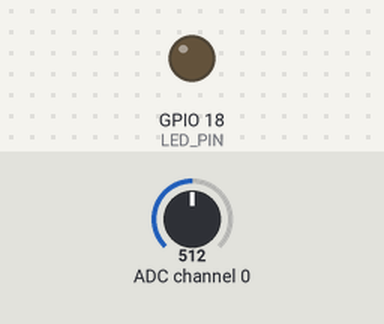
Bench run of a program on a simulated Raspberry Pi (BCM pin numbers). Parts: output pins drawn as LEDs (lit = HIGH). The test bench sets the inputs (shaded band); at power-on: ADC channel 0 = 512 (analog values on the 0–1023 scale).

Above: at 1.2 s.
1.3 s: ADC channel 0 set to 497
At 2.5 s:
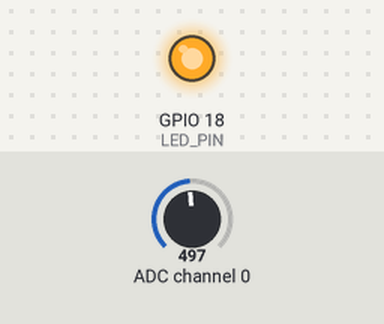
2.8 s: ADC channel 0 set to 522
At 3.7 s:
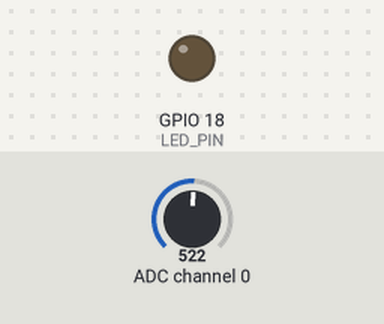
4.3 s: ADC channel 0 set to 511
At 4.9 s:
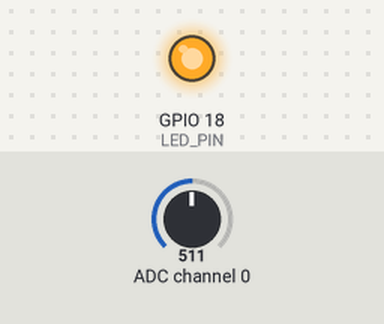
Timing chart, 0 to 7.3 s (numbered marks = the images above; inputs shaded):
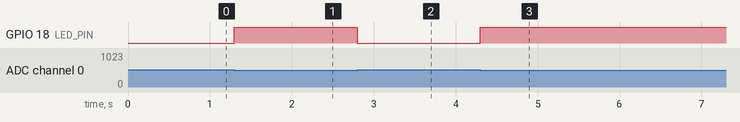

The program:

LDR_task.py
```python
import spidev
import time
import RPi.GPIO as GPIO
#빛이 밝을 수록 큰 값, 어두울 수록 작은 값
# SPI 인스턴스 생성
spi = spidev.SpiDev()

# SPI 통신 시작
spi.open(0, 0) # bus: 0, dev: 0(CE0, CE1 둘 중 하나가 0임)

# SPI 최대 통신 속도 설정
spi.max_speed_hz = 100000

LED_PIN = 18
GPIO.setmode(GPIO.BCM) #GPIO.BCM or GPIO.BOARD
GPIO.setup(LED_PIN, GPIO.OUT)

# 채널에서 읽어온 아날로그값을 디지털로 변환하여 리턴하는 함수
def analog_read(channel):
    #[byte_1, byte_2, byte_3]
    # byte_1 : 1
    # byte_2 : channel(0) + 8 = 0000 1000(2진수) << 4 - > 1000 0000
    # byte_3 : 0
    ret = spi.xfer2([1, (channel + 8) << 4, 0])
    adc_out = ((ret[1] & 3) << 8) + ret[2]
    return adc_out

try:
    while True:
        reading = analog_read(0)
        if reading <512:
            GPIO.output(LED_PIN, GPIO.HIGH)
        else:
            GPIO.output(LED_PIN, GPIO.LOW)

finally:
    spi.close()
```

Measured:
- the behaviour switches between 512 and 511 on ADC channel 0 (found by bisection; images 0 and 1)
- after the input at 1.3 s, GPIO 18 (LED_PIN): LOW → HIGH at once
- after the input at 2.8 s, GPIO 18 (LED_PIN): HIGH → LOW at once
- after the input at 4.3 s, GPIO 18 (LED_PIN): LOW → HIGH at once
